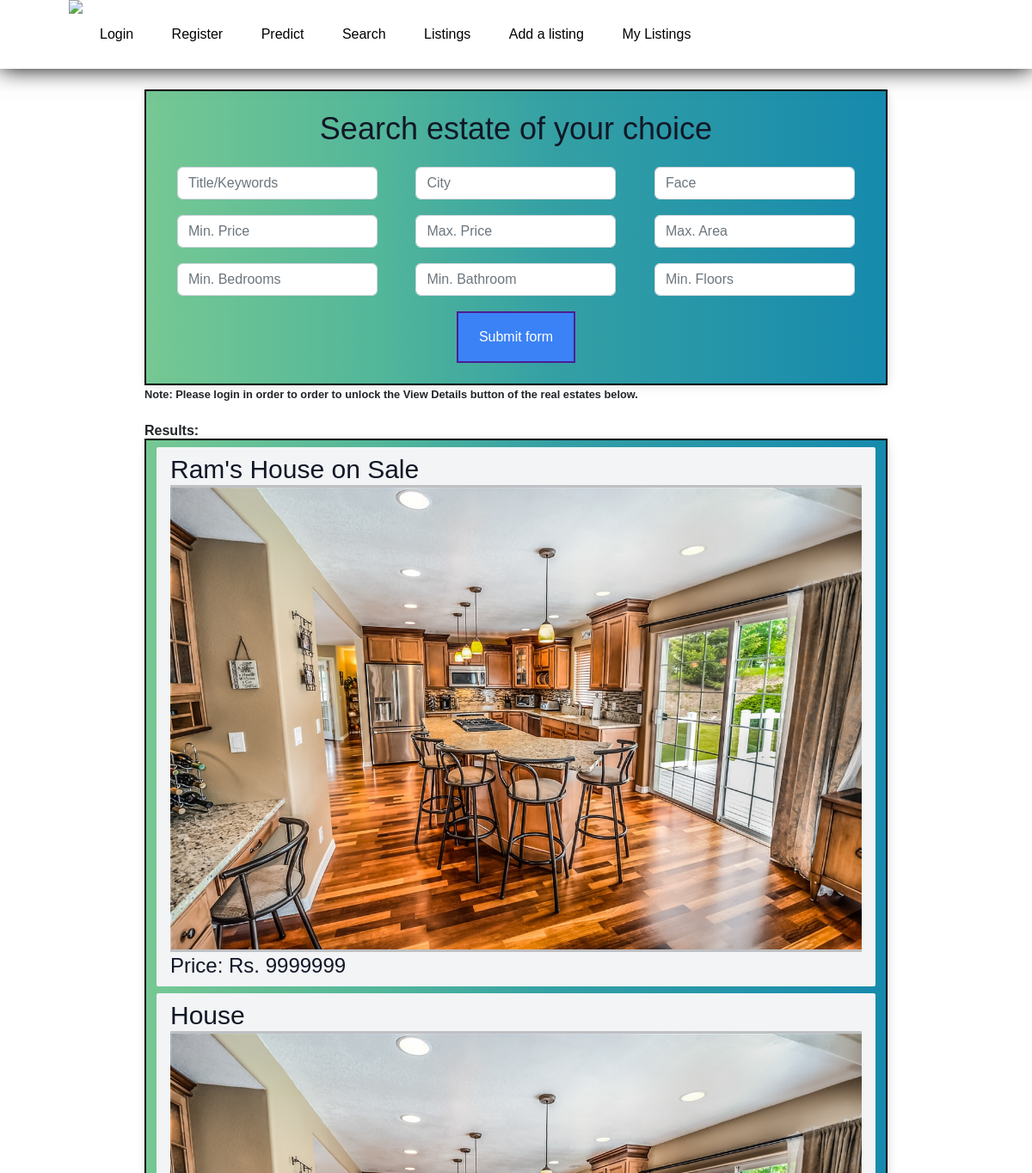
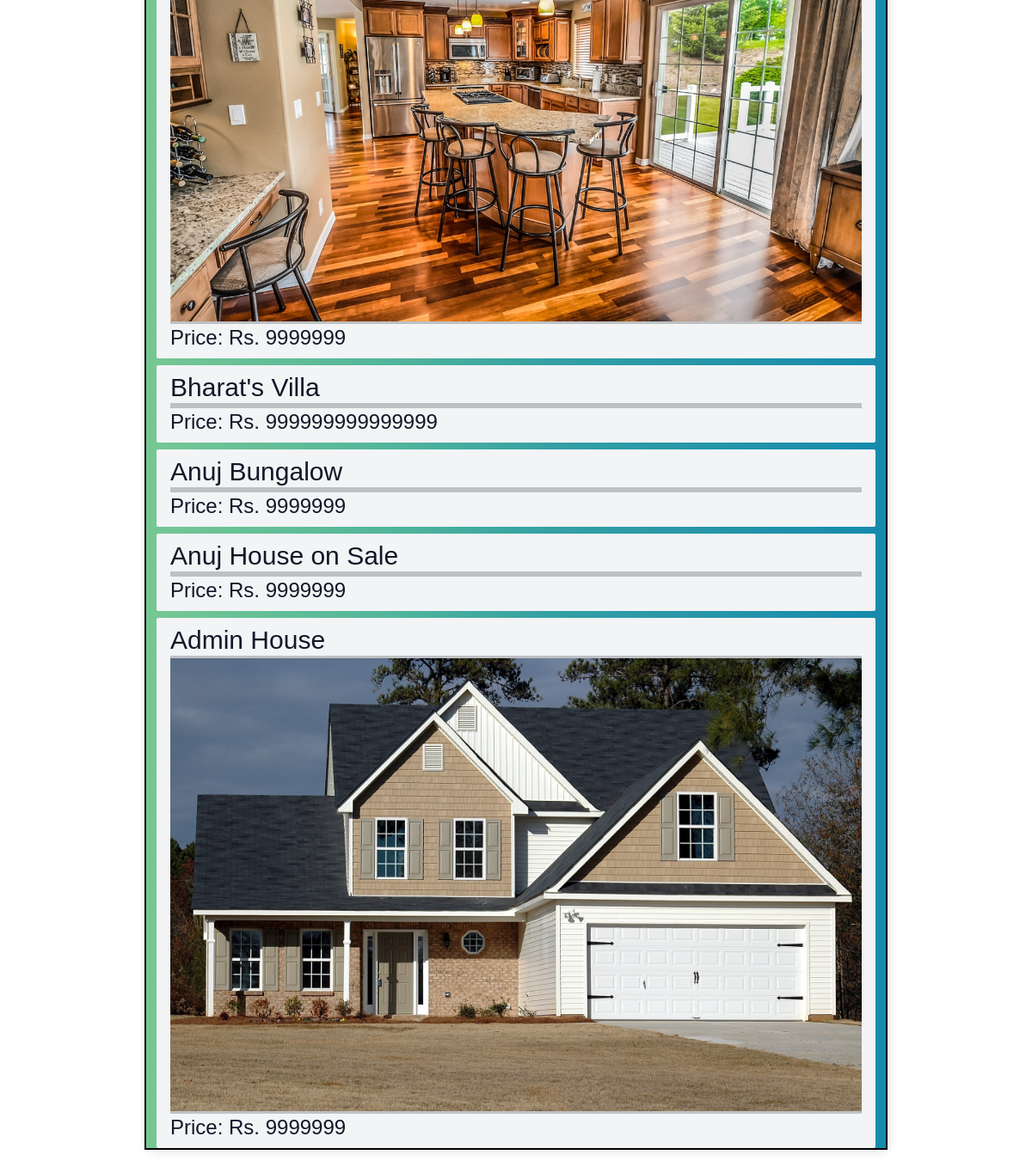
Page /listing_search on the earlier database version (2 pictures, top to bottom).
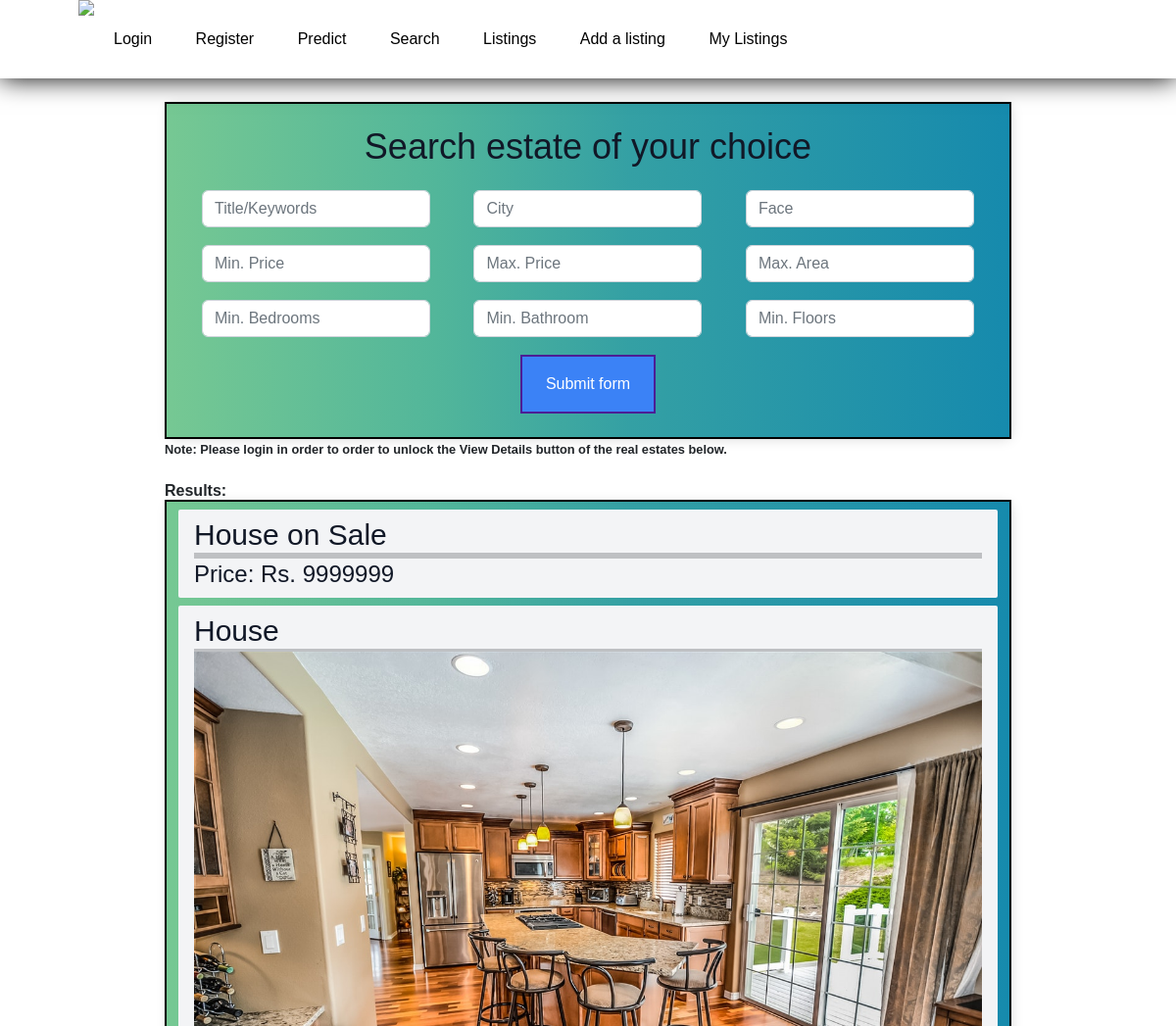
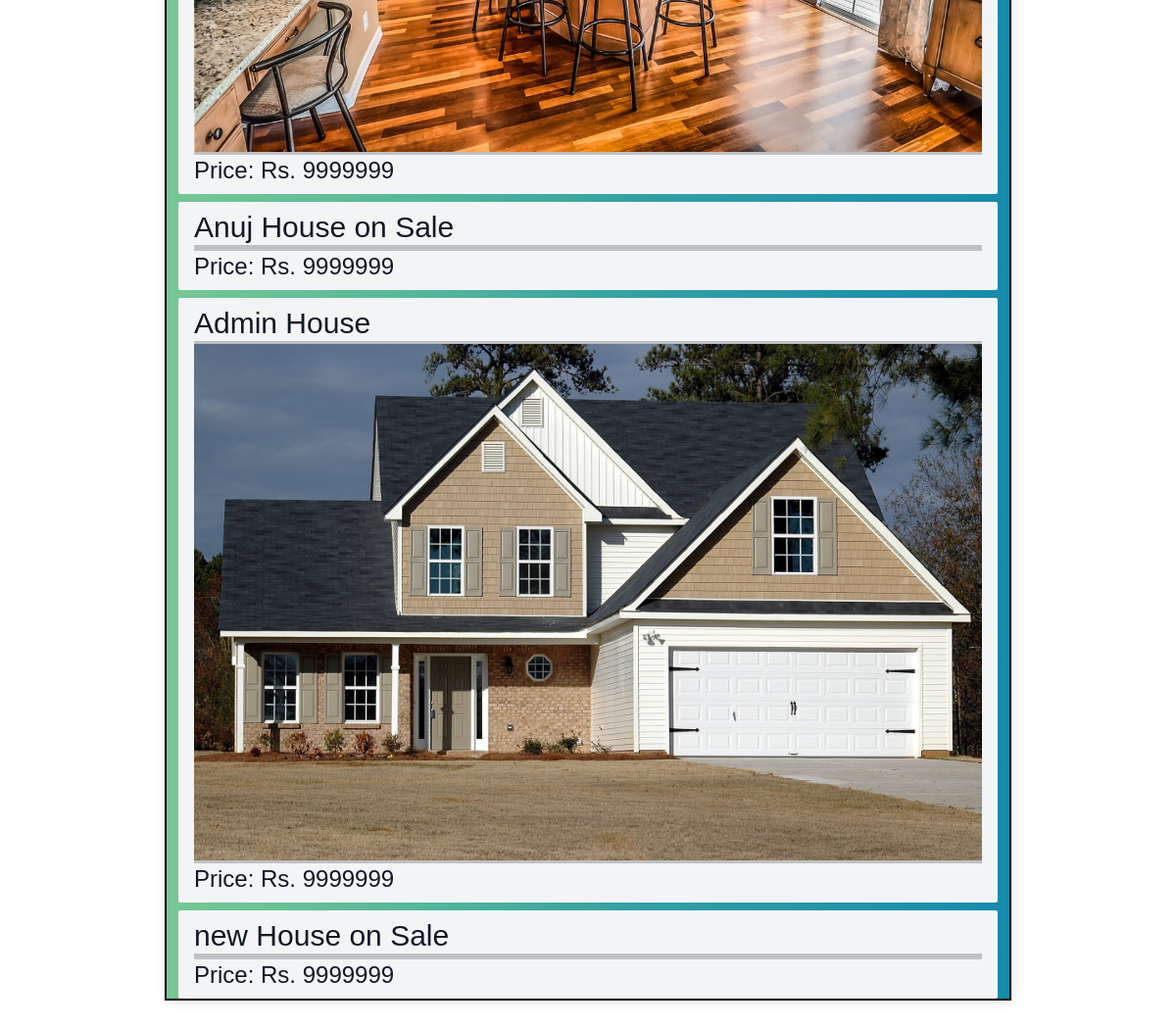
Same page on the later database version (2 pictures, top to bottom).
### listings/models.py (models this page shows, shortened)
class Listing(models.Model):
    Title = models.CharField(max_length=30, default='House on Sale')
    slug = models.CharField(max_length=100, null=True, blank=True)
    Location = models.CharField(max_length=30, default='Kalanki')
    City = models.CharField(max_length=30, default='Kathmandu')
    Price = models.IntegerField(default=9999999)
    Bedroom = models.IntegerField(default=1)
    Bathroom = models.IntegerField(default=1)
    Floors = models.IntegerField(default=1)
    Parking = models.IntegerField(default=1)
    Face = models.CharField(max_length=30, default="East")
    Area = models.IntegerField(default=100)
    Road_Width = models.IntegerField(default=0)
    Road_Type = models.CharField(max_length=30, default="Concrete")
    Build_Area = models.IntegerField(default=100)
    Amenities = models.CharField(max_length=30, default="Bathroom")
    Contact_number = models.IntegerField(default=9845654321)
    Contact_mail = models.EmailField(max_length=30, default='admin@gmail.com')
    Image = models.ImageField(max_length = 254)
    user = models.ForeignKey(User, on_delete=models.SET_NULL,null=True)
    is_sold = models.BooleanField(default=False)
    Description = models.CharField(max_length=1000, default="Please describe your estate here. You may also justify the price of your estate here.")
    likes = models.ManyToManyField(User, related_name='estate')

### listings/views.py (the view)
# urls.py: path('listing_search', listing_search, name='listing_search'),
def listing_search(request):
    queryset_list=Listing.objects.all()
    if 'Title' in request.GET:
        Title = request.GET['Title']
        if Title:
            queryset_list = queryset_list.filter(Title__icontains = Title)
    else:
        Title = ''
    if 'City' in request.GET:
        city = request.GET['City']
        if city:
            queryset_list=queryset_list.filter(City__iexact = city)
    else:
        city = ''
    if 'Face' in request.GET:
        Face = request.GET['Face']
        if Face:
            queryset_list=queryset_list.filter(Face__iexact = Face)
    else:
        Face = ''
    if 'Bedroom' in request.GET:
        Bedroom = request.GET['Bedroom']
        if Bedroom:
            queryset_list=queryset_list.filter(Bedroom__gte=Bedroom)
    else:
        Bedroom = ''
    if 'Bathroom' in request.GET:
        Bathroom = request.GET['Bathroom']
        if Bathroom:
            queryset_list=queryset_list.filter(Bathroom__gte=Bathroom)
    else:
        Bathroom = ''
    if 'Floors' in request.GET:
        Floors = request.GET['Floors']
        if Floors:
            queryset_list=queryset_list.filter(Floors__gte=Floors)
    else:
        Floors = ''
    if 'Area' in request.GET:
        Area = request.GET['Area']
        if Area:
            queryset_list=queryset_list.filter(Area__lte=Area)
    else:
        Area = ''
    if 'Min_Price' in request.GET:
        Min_Price = request.GET['Min_Price']
        if Min_Price:
            queryset_list=queryset_list.filter(Price__gte=Min_Price)
    else:
        Min_Price = ''
    if 'Max_Price' in request.GET:
        Max_Price = request.GET['Max_Price']
        if Max_Price:
            queryset_list=queryset_list.filter(Price__lte=Max_Price)
    else:
        Max_Price = ''
    context={
        'listings':queryset_list, 'Min_Price':Min_Price,'Max_Price':Max_Price, 'Area':Area, 'Floors':Floors, 'Bathroom':Bathroom,
        'Bedroom':Bedroom, 'Face':Face, 'City': city, 'Title': Title,
    }
    return render(request, "listing_search.html", context)

### templates/listing_search.html (shortened to what this page needs)
{% extends "base.html" %}
{% block content %}
<div class="container"><br>
<center><h1 class="text-4xl text-gray-900">Search estate of your choice</h1></center><br>
    <div>
        <form class="form-inline" action="{% url 'listing_search' %}" method="get" enctype="multipart/form-data">
            <div class="form-check form-check-inline">
                <div class="col-md-18 mb-3">
                    <input type="text" name="Title" class="form-control" placeholder="Title/Keywords"  value="{{ Title }}">
                </div>
            </div>
            <div class="form-check form-check-inline">
                <div class="col-md-18 mb-3">
                    <input type="text" name="City" class="form-control" placeholder="City"  value="{{ City }}">
                </div>
            </div>
            <div class="form-check form-check-inline">
                <div class="col-md-18 mb-3">
                    <input type="text" name="Face" class="form-control" placeholder="Face"  value="{{ Face }}">
                </div>
            </div>
            <div class="form-check form-check-inline">
                <div class="col-md-18 mb-3">
                    <input type="text" name="Min_Price" class="form-control" placeholder="Min. Price"  value="{{ Min_Price }}">
                </div>
            </div>
            <div class="form-check form-check-inline">
                <div class="col-md-18 mb-3">
                    <input type="text" name="Max_Price" class="form-control" placeholder="Max. Price"  value="{{ Max_Price }}">
                </div>
            </div>
            <div class="form-check form-check-inline">
                <div class="col-md-18 mb-3">
                    <input type="text" name="Area" class="form-control" placeholder="Max. Area"  value="{{ Area }}">
                </div>
            </div>
            <div class="form-check form-check-inline">
                <div class="col-md-18 mb-3">
                    <input type="text" name="Bedroom" class="form-control" placeholder="Min. Bedrooms"  value="{{ Bedroom }}">
                </div>
            </div>
            <div class="form-check form-check-inline">
                <div class="col-md-18 mb-3">
                    <input type="text" name="Bathroom" class="form-control" placeholder="Min. Bathroom"  value="{{ Bathroom }}">
                </div>
            </div>
            <div class="form-check form-check-inline">
                <div class="col-md-18 mb-3">
                    <input type="text" name="Floors" class="form-control" placeholder="Min. Floors"  value="{{ Floors }}">
                </div>
            </div>
            <center><button class="flex items-center px-4 py-3 text-white bg-blue-500 hover:bg-blue-400 border-2 border-violet-900"
                type="submit">Submit form</button></center>
            <br>
        </form>
    </div>
</div>
{% if not request.user.is_authenticated %}
<h1><strong><small>Note: Please login in order to order to unlock the View Details button of the real estates below.</small></strong></h1>
{% endif %}
<br><h1><strong>Results:</strong></h1>
<div class = "container">
    {% if listings %}
    {% for listing in listings %}
    <div class="mt-2 px-3 py-2 bg-gray-100 rounded-sm">
        <h3 class="text-3xl text-gray-900">{{ listing.Title }}</h3><hr><hr><hr>
        {% if listing.Image %}
        <img src="{{ listing.Image.url }}" alt="">
        {% endif %}
        <hr><hr><hr><h2 class="text-2xl text-gray-900">Price: Rs. {{listing.Price}}</h2>
    </div>
    {% endfor %}
    {% else %}
    <div class="col-md-12">
    <p>No Listings Available</p>
    </div>
    {% endif %}
</div>
{% endblock content %}

Differences in the rows shown:
removed Listing: Title "Bharat's Villa", Price "999999999999999"
removed Listing: Title "Anuj Bungalow", Price "9999999"
changed Listing: Title "Ram's House on Sale" → "House on Sale"; Image: picture removed
added Listing: Title "new House on Sale", Price "9999999"
